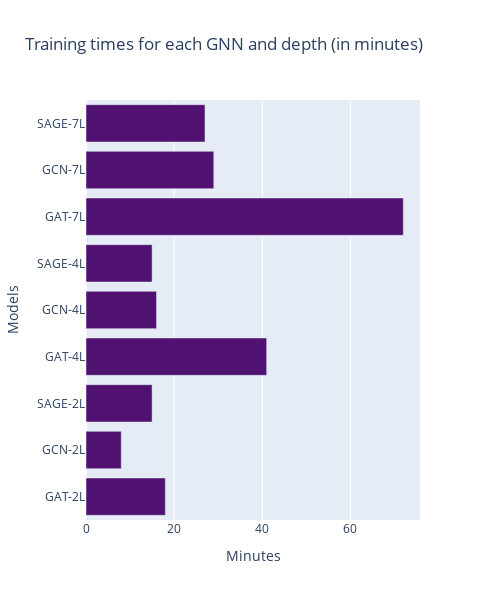

Source (notebook cell):
### Code cell
training_times = [18, 8, 15, 41, 16, 15, 72, 29, 27]

fig = go.Figure()

fig.add_trace(go.Bar(
    y=models,
    x=training_times,
    name='Time',
    text=training_times,
    marker_color='rgb(79,18,113)',
    orientation='h',
    textposition='outside'
))

fig.update_layout(
    barmode='group',
    title='Training times for each GNN and depth (in minutes)',
    xaxis_title='Minutes',
    yaxis_title='Models',
    width=500,
    height=600
    )
fig.show()

### Figure 1 — Plotly figure (JSON) as saved in the notebook; plotly's stock layout.template omitted (floating-point values rounded to 4 significant figures)
{"data": [{"marker": {"color": "rgb(79,18,113)"}, "name": "Time", "orientation": "h", "type": "bar", "x": [18, 8, 15, 41, 16, 15, 72, 29, 27], "y": ["GAT-2L", "GCN-2L", "SAGE-2L", "GAT-4L", "GCN-4L", "SAGE-4L", "GAT-7L", "GCN-7L", "SAGE-7L", "AP-GCN"]}], "layout": {"barmode": "group", "height": 600, "title": {"text": "Training times for each GNN and depth (in minutes)"}, "width": 500, "xaxis": {"title": {"text": "Minutes"}}, "yaxis": {"title": {"text": "Models"}}}}
